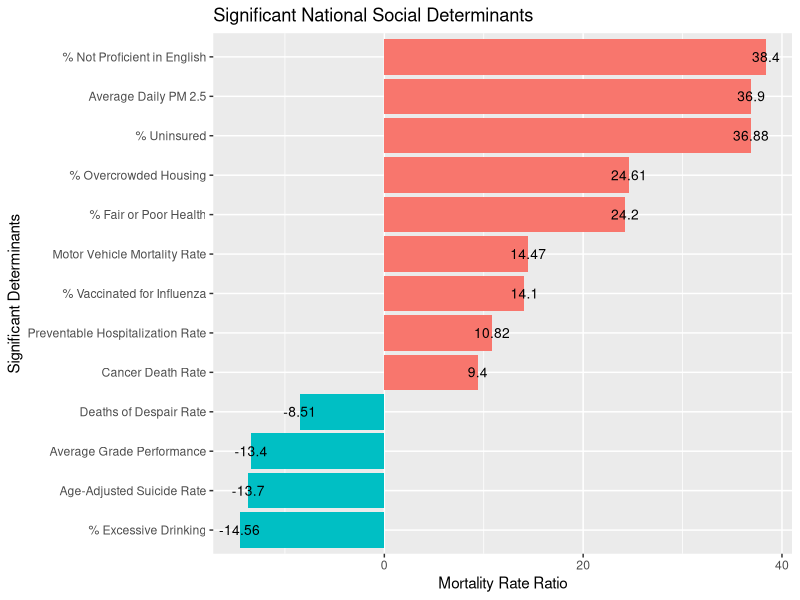
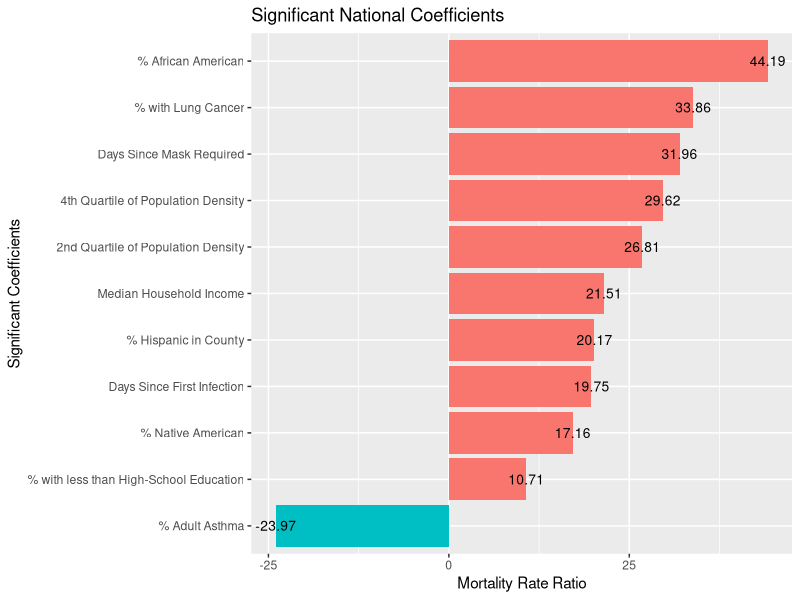

Here is the R script that generated these plots, in order: (Note: this script raises an error after producing the figures.)
## ---- chunk 1
library(ggplot2)

#create data frame with information from Table 2 of the paper
#Social_Determinants = siginificant national determinants
#Mortality_Rate_Ratio = % increase in COVID-19 mortality rate per standard deviation increase of coefficient
national.determinants <- data.frame(Social_Determinants  = c("% Not Proficient in English","Average Daily PM 2.5","% Uninsured","% Overcrowded Housing","% Fair or Poor Health","Motor Vehicle Mortality Rate","% Vaccinated for Influenza","Preventable Hospitalization Rate","Cancer Death Rate","Deaths of Despair Rate","Average Grade Performance","Age-Adjusted Suicide Rate","% Excessive Drinking"),
                                       Mortality_Rate_Ratio = c("38.40","36.90","36.88","24.61","24.20","14.47","14.10","10.82","9.40","-8.51","-13.4","-13.7","-14.56"))

#changes column Mortality_Rate_Ratio from character to numeric
national.determinants$Mortality_Rate_Ratio <- as.numeric(as.character(national.determinants$Mortality_Rate_Ratio))

#graph that does not order them in increasing order
#ggplot(national.determinants, aes(x=Social_Determinants, y=Mortality_Rate_Ratio)) + 
#  ggtitle("Significant National Social Determinants")+
#  xlab("Significant Determinants") +
#  ylab("Mortality Rate Ratio") +
#  geom_bar(stat = "identity")+ 
#  coord_flip()

#changes the order in which Social_Determinants appear
#highest to lowest value
national.determinants$Social_Determinants <- factor(national.determinants$Social_Determinants, levels = national.determinants$Social_Determinants[order(national.determinants$Mortality_Rate_Ratio)])

#graph but determinants' names overlap
#ggplot(national.determinants, aes(x=Social_Determinants, y=Mortality_Rate_Ratio)) + 
#  ggtitle("Significant National Social Determinants")+
#  xlab("Significant Determinants") +
#  ylab("Mortality Rate Ratio") +
#  geom_bar(stat = "identity")+ 
#  geom_text(aes(label=Mortality_Rate_Ratio), vjust=-0.3, size=3.5)

#graph of national determinants
#red = destructive determinant
#blue = protective determinant
ggplot(national.determinants, aes(x=Social_Determinants, y=Mortality_Rate_Ratio)) + 
  ggtitle("Significant National Social Determinants")+
  xlab("Significant Determinants") +
  ylab("Mortality Rate Ratio") +
  geom_bar(stat = "identity",aes(fill = Mortality_Rate_Ratio<0)) + 
  coord_flip() +
  geom_text(aes(label=Mortality_Rate_Ratio), vjust=0.5,color="black", size=3.5) +
  theme(legend.position='none')
## ---- chunk 2
library(ggplot2)

#create data frame with information from Table 1 of the paper
#Coefficientsdf = siginificant national coefficients from a high-risk control model
#Mortality_Rate_Ratio = % increase in COVID-19 mortality rate per standard deviation increase of coefficient
national.coefficients <- data.frame(Coefficientsdf  = c("% African American" ,"% with Lung Cancer", "Days Since Mask Required","4th Quartile of Population Density","2nd Quartile of Population Density","Median Household Income","% Hispanic in County","Days Since First Infection","% Native American","% with less than High-School Education","% Adult Asthma"),
                                       Mortality_Rate_Ratio = c("44.19","33.86","31.96","29.62","26.81","21.51","20.17","19.75","17.16","10.71","-23.97")) 

#changes column Mortality_Rate_Ratio from character to numeric
national.coefficients$Mortality_Rate_Ratio <- as.numeric(as.character(national.coefficients$Mortality_Rate_Ratio))

#changes the order in which Coefficientsdf appear
#highest to lowest value
national.coefficients$Coefficientsdf <- factor(national.coefficients$Coefficientsdf, levels = national.coefficients$Coefficientsdf[order(national.coefficients$Mortality_Rate_Ratio)])

#graph of national coefficients
#red = destructive coefficient
#blue = protective coefficient
ggplot(national.coefficients, aes(x=Coefficientsdf , y=Mortality_Rate_Ratio)) + 
  ggtitle("Significant National Coefficients")+
  xlab("Significant Coefficients") +
  ylab("Mortality Rate Ratio") +
  geom_bar(stat = "identity",aes(fill = Mortality_Rate_Ratio<0)) + 
  coord_flip() +
  geom_text(aes(label=Mortality_Rate_Ratio), vjust=0.5,color="black", size=3.5) +
  theme(legend.position='none')

## ---- chunk 3
#all made into comments because chunk will not knit but end result is this
knitr::include_graphics("ahns3-GraphingNotebooks/ahns-top10determinants_from_stateGWAS.png")

#library(ggplot2)

#Format
#Determinant Name
#line 1: determinant."name" created by subsetting the prtdescombined data frame witht the determinant name
#line 2: count."name" created by counting a p-value
#line 3: determinant."name" updated by combinding the older version of determinant."name" and count."name"

#states with not enough data: UT,VT,DE,ME,MD,MA,NH,NJ
#prtdescombined = rbind(dataAL , dataAR,dataAZ,dataCA, dataCO, dataFL, dataGA, dataIA, dataID,dataIL,dataIN,dataKS, dataKY, dataLA, dataMI, dataMN, dataMO, dataMS, dataMT, dataNC, dataND, dataNE, dataNJ, dataNM, dataNY, dataOH,dataOK,dataOR,dataPA,dataSC,dataSD, dataTN,dataTX,dataVA,dataWA,dataWI,dataWV)

#Incidence Rate
#determinant.incidencerate = subset(prtdescombined, y == "Incidence_Rate")
#count.incidencerate<- count(determinant.incidencerate$x, "2.74199053")
#determinant.incidencerate<- cbind(determinant.incidencerate, count.incidencerate[,2, drop=FALSE])

#Case Fatality Ratio
#determinant.case.fatality = subset(prtdescombined, y == "Case.Fatality_Ratio")
#count.case.fatality<- count(determinant.case.fatality$x, "2.239948")
#determinant.case.fatality<- cbind(determinant.case.fatality, count.case.fatality[,2, drop=FALSE])

#Confirmed
#determinant.confirmed = subset(prtdescombined, y == "Confirmed")
#count.confirmed<- count(determinant.confirmed$x, "1.820609")
#determinant.confirmed<- cbind(determinant.confirmed, count.confirmed[,2, drop=FALSE])

#Active
#determinant.active = subset(prtdescombined, y == "Active")
#count.active<- count(determinant.active$x, "1.790520")
#determinant.active<- cbind(determinant.active, count.active[,2, drop=FALSE])

#Longitude
#determinant.long = subset(prtdescombined, y == "Long_")
#count.long<- count(determinant.long$x, "0.39590409")
#determinant.long<- cbind(determinant.long, count.long[,2, drop=FALSE])

#% Not Proficient in English
#determinant.notproficientinenglish = subset(prtdescombined, y == "% Not Proficient in English")
#count.notproficientinenglish<- count(determinant.notproficientinenglish$x, "2.3443178")
#determinant.notproficientinenglish<- cbind(determinant.notproficientinenglish, count.notproficientinenglish[,2, drop=FALSE])

#% Uninsured 1
#determinant.uninsured_1 = subset(prtdescombined, y == "% Uninsured_1")
#count.uninsured_1<- count(determinant.uninsured_1$x, "1.54717163")
#determinant.uninsured_1<- cbind(determinant.uninsured_1, count.uninsured_1[,2, drop=FALSE])

#Income Ratio
#determinant.incomeratio = subset(prtdescombined, y == "Income Ratio")
#count.incomeratio<- count(determinant.incomeratio$x, "0.01679635")
#determinant.incomeratio<- cbind(determinant.incomeratio, count.incomeratio[,2, drop=FALSE])

#% Female
#determinant.female = subset(prtdescombined, y == "% Female")
#count.female<- count(determinant.female$x, "2.0518989")
#determinant.female<- cbind(determinant.female, count.female[,2, drop=FALSE])

#% Hispanic
#determinant.hispanic = subset(prtdescombined, y == "% Hispanic")
#count.hispanic<- count(determinant.hispanic$x, "1.667689")
#determinant.hispanic<- cbind(determinant.hispanic, count.hispanic[,2, drop=FALSE])

#Average Daily PM2.5
#determinant.averagedaily_pm2.5 = subset(prtdescombined, y == "Average Daily PM2.5")
#count.averagedaily_pm2.5<- count(determinant.averagedaily_pm2.5$x, "3.03507631")
#determinant.averagedaily_pm2.5<- cbind(determinant.averagedaily_pm2.5, count.averagedaily_pm2.5[,2, drop=FALSE])

#Prime_Pecent
#determinant.prime_pecent = subset(prtdescombined, y == "prime_pecent")
#count.prime_pecent<- count(determinant.prime_pecent$x, "0.6426303")
#determinant.prime_pecent<- cbind(determinant.prime_pecent, count.prime_pecent[,2, drop=FALSE])

#data frame with combined determinants
#top10significant.determinants<-rbind(determinant.incidencerate,determinant.case.fatality,determinant.confirmed,determinant.active,determinant.long,determinant.notproficientinenglish,determinant.uninsured_1,determinant.incomeratio,determinant.female,determinant.hispanic,determinant.averagedaily_pm2.5,determinant.prime_pecent)


#plot of top 12 significant determinants
#ggplot(top10significant.determinants) +
#  geom_bar(aes(x = y, fill = `Effect on MRR`)) +
#  ggtitle("Frequency of Top 12 State GWAS Determinants") +
#  xlab("Determinant Name") +
#  ylab("Frequency") +
#  coord_flip()
## ---- chunk 4
#all made into comments because chunk will not knit but end result is this
knitr::include_graphics("ahns3-GraphingNotebooks/ahns3-facet_despair_withoutlog.png")
knitr::include_graphics("ahns3-GraphingNotebooks/ahns3-facet_despair_log.png")

# library(gridExtra)
# library(ggplot2)
# library(dplyr)
# 
# #FORMAT:
# #>50 covid deaths vs despair
# #data for despair death rate
# cdc.data
# 
# #create dataframe with only despair death rate
# despair.data <- cdc.data[ which(cdc.data$death_cause=='Despair'
# & cdc.data$period== '2015-2017'), ]
# 
# #data for covid death rate
# covid_TS_counties_long.cases
# coviddeathallcounties <- covid_TS_counties_long.cases[ which(covid_TS_counties_long.cases$deaths >= 50 ),]
# 
# #combine despair and covid data
# keeps.despair <- c("county_name","county_fips","death_rate")
# despair.data.updated = despair.data[keeps.despair]
# keeps.covid <- c("County","countyFIPS","p_deaths")
# covid.data.updated = coviddeathallcounties[keeps.covid]
# COVIDdespair.all = merge(despair.data.updated, covid.data.updated, by.x="county_fips", by.y="countyFIPS")
# COVIDdespair<- distinct(COVIDdespair.all,county_fips, .keep_all= TRUE)
# 
# #correlation test
# cor.test(COVIDdespair$death_rate,COVIDdespair$p_deaths)
# #-0.05098315 
# 
# #graph of covid death rate vs despair death rate
# ggplot(data=COVIDdespair, aes(x=death_rate, y=p_deaths)) + 
#   geom_point() + geom_smooth(method="lm",se= TRUE) +
#   ggtitle("Deaths of Despair Rate vs COVID Mortality Rate (>50)") +
#   xlab("Death of Despair Rate") +
#   ylab("COVID Mortality Rate")
# 
# #start of code that was used
# 
# #0-50 covid deaths vs despair 
# cdc.data
# despair.data <- cdc.data[ which(cdc.data$death_cause=='Despair'
# & cdc.data$period== '2015-2017'), ]
# 
# covid_TS_counties_long.cases
# coviddeathallcountiesunder50 <- covid_TS_counties_long.cases[ which(covid_TS_counties_long.cases$deaths <=50 ),]
# 
# keeps.despairunder50 <- c("county_name","county_fips","death_rate")
# despair.data.updated.under50 = despair.data[keeps.despairunder50]
# keeps.covid <- c("County","countyFIPS","p_deaths")
# covid.data.updated = coviddeathallcountiesunder50[keeps.covid]
# COVIDdespair.all.under50 = merge(despair.data.updated.under50, covid.data.updated, by.x="county_fips", by.y="countyFIPS")
# 
# COVIDdespairunder50<- distinct(COVIDdespair.all.under50,county_fips, .keep_all= TRUE)
# 
# cor.test(COVIDdespairunder50$death_rate,COVIDdespairunder50$p_deaths)
# 
# p1<-ggplot(data=COVIDdespairunder50, aes(x=death_rate, y=p_deaths)) + 
#   geom_point() + geom_smooth(method="lm",se= TRUE) +
#   ggtitle("Deaths of Despair Rate vs COVID Mortality Rate (0-50)") +
#   xlab("Death of Despair Rate") +
#   ylab("COVID Mortality Rate")
# 
# #log10 transformation of data
# log10.covid.0_50<-(log10(COVIDdespairunder50$p_deaths))
# log10.despair.0_50<- (log10(COVIDdespairunder50$death_rate))
# COVIDdespairunder50$log10covid= log10.covid.0_50
# COVIDdespairunder50$log10despair=log10.despair.0_50
# p1_5<-ggplot(data=COVIDdespairunder50, aes(x=log10despair, y=log10covid)) + 
#   geom_point() + geom_smooth(method="lm",se= TRUE) +
#   ggtitle("Deaths of Despair Rate vs COVID Mortality Rate (0-50)") +
#   xlab("Death of Despair Rate") +
#   ylab("COVID Mortality Rate")
# 
# #50-100 covid death vs despair
# cdc.data
# despair.data <- cdc.data[ which(cdc.data$death_cause=='Despair'
# & cdc.data$period== '2015-2017'), ]
# 
# covid_TS_counties_long.cases
# coviddeathallcounties50100 <- covid_TS_counties_long.cases[ which(covid_TS_counties_long.cases$deaths >=50|covid_TS_counties_long.cases$deaths <=100 ),]
# 
# keeps.despair50100 <- c("county_name","county_fips","death_rate")
# despair.data.updated.50100 = despair.data[keeps.despair50100]
# keeps.covid <- c("County","countyFIPS","p_deaths")
# covid.data.updated50100 = coviddeathallcounties50100[keeps.covid]
# 
# COVIDdespair.all.50100 = merge(despair.data.updated.50100, covid.data.updated50100, by.x="county_fips", by.y="countyFIPS")
# 
# COVIDdespair50100<- distinct(COVIDdespair.all.50100,county_fips, .keep_all= TRUE)
# 
# cor.test(COVIDdespair50100$death_rate,COVIDdespair50100$p_deaths)
# 
# p2<-ggplot(data=COVIDdespair50100, aes(x=death_rate, y=p_deaths)) + 
#   geom_point() + geom_smooth(method="lm",se= TRUE) +
#   ggtitle("Deaths of Despair Rate vs COVID Mortality Rate (50-100)") +
#   xlab("Death of Despair Rate") +
#   ylab("COVID Mortality Rate")
# 
# #log10 transformation of data
# log10.covid.50_100<-(log10(COVIDdespair50100$p_deaths))
# log10.despair.50_100<- (log10(COVIDdespair50100$death_rate))
# COVIDdespair50100$log10covid= log10.covid.50_100
# COVIDdespair50100$log10despair=log10.despair.50_100
# p2_5<-ggplot(data=COVIDdespair50100, aes(x=log10despair, y=log10covid)) + 
#   geom_point() + geom_smooth(method="lm",se= TRUE) +
#   ggtitle("Deaths of Despair Rate vs COVID Mortality Rate (50-100)") +
#   xlab("Death of Despair Rate") +
#   ylab("COVID Mortality Rate")
# 
# #>100 covid death vs despair
# cdc.data
# despair.data <- cdc.data[ which(cdc.data$death_cause=='Despair'
# & cdc.data$period== '2015-2017'), ]
# 
# covid_TS_counties_long.cases
# coviddeathallcountiesgreater100 <- covid_TS_counties_long.cases[ which(covid_TS_counties_long.cases$deaths >=100 ),]
# 
# keeps.despairgreater100 <- c("county_name","county_fips","death_rate")
# despair.data.updated.greater100 = despair.data[keeps.despairgreater100]
# 
# keeps.covid <- c("County","countyFIPS","p_deaths")
# covid.data.updatedgreater100 = coviddeathallcountiesgreater100[keeps.covid]
# 
# COVIDdespair.all.greater100 = merge(despair.data.updated.greater100, covid.data.updatedgreater100, by.x="county_fips", by.y="countyFIPS")
# 
# COVIDdespairgreater100<- distinct(COVIDdespair.all.greater100,county_fips, .keep_all= TRUE)
# 
# cor.test(COVIDdespairgreater100$death_rate,COVIDdespairgreater100$p_deaths)
# 
# p3<-ggplot(data=COVIDdespairgreater100, aes(x=death_rate, y=p_deaths)) + 
#   geom_point() + geom_smooth(method="lm",se= TRUE) +
#   ggtitle("Deaths of Despair Rate vs COVID Mortality Rate (>100)") +
#   xlab("Death of Despair Rate") +
#   ylab("COVID Mortality Rate")
# 
# #log10 transformation of data
# log10.covid.greater100<-(log10(COVIDdespairgreater100$p_deaths))
# log10.despair.greater100<- (log10(COVIDdespairgreater100$death_rate))
# COVIDdespairgreater100$log10covid= log10.covid.greater100
# COVIDdespairgreater100$log10despair=log10.despair.greater100
# p3_5<-ggplot(data=COVIDdespairgreater100, aes(x=log10despair, y=log10covid)) + 
#   geom_point() + geom_smooth(method="lm",se= TRUE) +
#   ggtitle("Deaths of Despair Rate vs COVID Mortality Rate (>100)") +
#   xlab("Death of Despair Rate") +
#   ylab("COVID Mortality Rate")
# 
# #facet grids
# grid.arrange(p1, p2, p3, nrow = 3)
# grid.arrange(p1_5,p2_5,p3_5, nrow =3)
## ---- chunk 5
#all made into comments because chunk will not knit but end result is this
knitr::include_graphics("ahns3-GraphingNotebooks/ahns3-facet_suicide_withoutlog.png")
knitr::include_graphics("ahns3-GraphingNotebooks/ahns3-facet_suicide_log.png")

# library(tidyverse)
# library(dplyr)
# library(ggplot2)
# 
# #0-50 covid death vs suicide rate
# #data for suicide rate
# aaa<-read.csv("2020CHR.csv")
# data.suicide <- aaa %>% dplyr::select(FIPS, State, County, Suicide.Rate..Age.Adjusted.)
# 
# #data for covid death rate from counties with 0-50 deaths
# covid_TS_counties_long.cases<- read.csv("covid_TS_counties_long.cases.csv")
# coviddeathallcountiesunder50 <- covid_TS_counties_long.cases[ which(covid_TS_counties_long.cases$deaths <= 50 ),]
# 
# #combine data frames
# keeps.covid <- c("County","countyFIPS","p_deaths")
# covid.data.updatedunder50 = coviddeathallcountiesunder50[keeps.covid]
# COVIDsuicide.all.under50 = merge(data.suicide, covid.data.updatedunder50, by.x="FIPS", by.y="countyFIPS")
# COVIDsuicide.under50<- distinct(COVIDsuicide.all.under50,FIPS, .keep_all= TRUE)
# 
# #correlation test
# cor.test(COVIDsuicide.under50$Suicide.Rate..Age.Adjusted.,COVIDsuicide.under50$p_deaths)
# 
# #plot
# g1<-ggplot(data=COVIDsuicide.under50, aes(x=Suicide.Rate..Age.Adjusted., y=p_deaths)) + 
#   geom_point() + geom_smooth(method="lm",se= TRUE) +
#   ggtitle("Suicide Rate (Age Adjusted) vs COVID Mortality Rate (0-50)") +
#   xlab("Suicide Rate (Age Adjusted)") +
#   ylab("COVID Mortality Rate")
# 
# #log10 transformation and plot
# log10.covid.under50<-(log10(COVIDsuicide.under50$p_deaths))
# COVIDsuicide.under50$log10covid= log10.covid.under50
# g1_5<-ggplot(data=COVIDsuicide.under50, aes(x=Suicide.Rate..Age.Adjusted., y=log10covid)) + 
#   geom_point() + geom_smooth(method="lm",se= TRUE) +
#   ggtitle("Suicide Rate (Age Adjusted) vs COVID Mortality Rate (0-50)") +
#   xlab("Suicide Rate (Age Adjusted)") +
#   ylab("COVID Mortality Rate")
# 
# #50-100 covid death vs suicide rate
# aaa<-read.csv("2020CHR.csv")
# data.suicide <- aaa %>% dplyr::select(FIPS, State, County, Suicide.Rate..Age.Adjusted.)
# 
# #data for covid death rate from counties with 50-100 deaths
# covid_TS_counties_long.cases<- read.csv("covid_TS_counties_long.cases.csv")
# coviddeathallcounties50_100 <- covid_TS_counties_long.cases[ which(covid_TS_counties_long.cases$deaths >= 50|covid_TS_counties_long.cases$deaths <= 100 ),]
# 
# keeps.covid <- c("County","countyFIPS","p_deaths")
# covid.data.updated50_100 = coviddeathallcounties50_100[keeps.covid]
# COVIDsuicide.all.50_100 = merge(data.suicide, covid.data.updated50_100, by.x="FIPS", by.y="countyFIPS")
# COVIDsuicide.50_100<- distinct(COVIDsuicide.all.50_100,FIPS, .keep_all= TRUE)
# 
# cor.test(COVIDsuicide.50_100$Suicide.Rate..Age.Adjusted.,COVIDsuicide.50_100$p_deaths)
# 
# g2<-ggplot(data=COVIDsuicide.50_100, aes(x=Suicide.Rate..Age.Adjusted., y=p_deaths)) + 
#   geom_point() + geom_smooth(method="lm",se= TRUE) +
#   ggtitle("Suicide Rate (Age Adjusted) vs COVID Mortality Rate (50-100)") +
#   xlab("Suicide Rate (Age Adjusted)") +
#   ylab("COVID Mortality Rate")
# 
# log10.covid.50_100<-(log10(COVIDsuicide.50_100$p_deaths))
# COVIDsuicide.50_100$log10covid= log10.covid.50_100
# g2_5<-ggplot(data=COVIDsuicide.50_100, aes(x=Suicide.Rate..Age.Adjusted., y=log10covid)) + 
#   geom_point() + geom_smooth(method="lm",se= TRUE) +
#   ggtitle("Suicide Rate (Age Adjusted) vs COVID Mortality Rate (50-100)") +
#   xlab("Suicide Rate (Age Adjusted)") +
#   ylab("COVID Mortality Rate")
# 
# #>100 covid deaths vs suicide rate
# aaa<-read.csv("2020CHR.csv")
# data.suicide <- aaa %>% dplyr::select(FIPS, State, County, Suicide.Rate..Age.Adjusted.)
# 
# #data for covid death rate from counties with >100 deaths
# covid_TS_counties_long.cases<- read.csv("covid_TS_counties_long.cases.csv")
# coviddeathallcountiesgreater100 <- covid_TS_counties_long.cases[ which(covid_TS_counties_long.cases$deaths >= 100 ),]
# 
# keeps.covid <- c("County","countyFIPS","p_deaths")
# covid.data.updatedgreater100 = coviddeathallcountiesgreater100[keeps.covid]
# COVIDsuicide.all.greater100 = merge(data.suicide, covid.data.updatedgreater100, by.x="FIPS", by.y="countyFIPS")
# COVIDsuicide.greater100<- distinct(COVIDsuicide.all.greater100,FIPS, .keep_all= TRUE)
# 
# cor.test(COVIDsuicide.greater100$Suicide.Rate..Age.Adjusted.,COVIDsuicide.greater100$p_deaths)
# 
# g3<-ggplot(data=COVIDsuicide.greater100, aes(x=Suicide.Rate..Age.Adjusted., y=p_deaths)) + 
#   geom_point() + geom_smooth(method="lm",se= TRUE) +
#   ggtitle("Suicide Rate (Age Adjusted) vs COVID Mortality Rate (>100)") +
#   xlab("Suicide Rate (Age Adjusted)") +
#   ylab("COVID Mortality Rate")
# 
# log10.covid.greater100<-(log10(COVIDsuicide.greater100$p_deaths))
# COVIDsuicide.greater100$log10covid= log10.covid.greater100
# g3_5<-ggplot(data=COVIDsuicide.greater100, aes(x=Suicide.Rate..Age.Adjusted., y=log10covid)) + 
#   geom_point() + geom_smooth(method="lm",se= TRUE) +
#   ggtitle("Suicide Rate (Age Adjusted) vs COVID Mortality Rate (>100)") +
#   xlab("Suicide Rate (Age Adjusted)") +
#   ylab("COVID Mortality Rate")
# 
#facet grid
# grid.arrange(g1, g2, g3, nrow = 3)
# grid.arrange(g1_5,g2_5,g3_5, nrow=3)
## ---- chunk 6
#all made into comments because chunk will not knit but end result is this
knitr::include_graphics("ahns3-GraphingNotebooks/ahns3-facet_drink_withoutlog.png")
knitr::include_graphics("ahns3-GraphingNotebooks/ahns3-facet_drink_log.png")

# library(tidyverse)
# library(dplyr)
# library(ggplot2)
# 
# #0-50 covid death vs excessive drinking
# #data for excessive drinking
# aaa<-read.csv("2020CHR.csv")
# data.excessdrink <- aaa %>% dplyr::select(FIPS, State, County,X..Excessive.Drinking)
# 
# #data for covid death rate from counties with 0-50 deaths
# covid_TS_counties_long.cases<- read.csv("covid_TS_counties_long.cases.csv")
# coviddeathallcounties <- covid_TS_counties_long.cases[ which(covid_TS_counties_long.cases$deaths <= 50 ),]
# 
# #combine data frames
# keeps.covid <- c("County","countyFIPS","p_deaths")
# covid.data.updated = coviddeathallcounties[keeps.covid]
# COVIDexcessdrink.all = merge(data.excessdrink, covid.data.updated, by.x="FIPS", by.y="countyFIPS")
# COVIDexcessdrink<- distinct(COVIDexcessdrink.all,FIPS, .keep_all= TRUE)
# 
# #correlation test
# cor.test(COVIDexcessdrink$X..Excessive.Drinking,COVIDexcessdrink$p_deaths)
# 
# #plot
# gg1<-ggplot(data=COVIDexcessdrink, aes(x=X..Excessive.Drinking, y=p_deaths)) + 
#   geom_point() + geom_smooth(method="lm",se= TRUE) +
#   ggtitle("% Excessive Drinking vs COVID Mortality Rate (<50)") +
#   xlab("% Excessive Drinking") +
#   ylab("COVID Mortality Rate")
# 
# #log10 transformation of data and plot
# log10.covid.greater100<-(log10(COVIDexcessdrink$p_deaths))
# COVIDexcessdrink$log10covid= log10.covid.greater100
# gg1_5<-ggplot(data=COVIDexcessdrink, aes(x=X..Excessive.Drinking, y=log10covid)) + 
#   geom_point() + geom_smooth(method="lm",se= TRUE) +
#   ggtitle("% Excessive Drinking vs COVID Mortality Rate (<50)") +
#   xlab("% Excessive Drinking") +
#   ylab("COVID Mortality Rate")
# 
# #50-100 covid deaths vs excessive drinking
# aaa<-read.csv("2020CHR.csv")
# data.excessdrink <- aaa %>% dplyr::select(FIPS, State, County, X..Excessive.Drinking)
# 
# #data for covid death rate from counties with 50-100 deaths
# covid_TS_counties_long.cases<- read.csv("covid_TS_counties_long.cases.csv")
# coviddeathallcounties50_100 <- covid_TS_counties_long.cases[ which(covid_TS_counties_long.cases$deaths >= 50|covid_TS_counties_long.cases$deaths <= 100 ),]
# 
# keeps.covid <- c("County","countyFIPS","p_deaths")
# covid.data.updated50_100 = coviddeathallcounties50_100[keeps.covid]
# COVIDexcessdrink.all.50_100 = merge(data.excessdrink, covid.data.updated50_100, by.x="FIPS", by.y="countyFIPS")
# COVIDexcessdrink.50_100<- distinct(COVIDexcessdrink.all.50_100,FIPS, .keep_all= TRUE)
# 
# cor.test(COVIDexcessdrink.50_100$X..Excessive.Drinking,COVIDexcessdrink.50_100$p_deaths)
# 
# gg2<-ggplot(data=COVIDexcessdrink.50_100, aes(x=X..Excessive.Drinking, y=p_deaths)) + 
#   geom_point() + geom_smooth(method="lm",se= TRUE) +
#   ggtitle("% Excessive Drinking vs COVID Mortality Rate (50-100)") +
#   xlab("% Excessive Drinking") +
#   ylab("COVID Mortality Rate")
# 
# log10.covid.50_100<-(log10(COVIDexcessdrink.50_100$p_deaths))
# COVIDexcessdrink.50_100$log10covid= log10.covid.50_100
# gg2_5<-ggplot(data=COVIDexcessdrink.50_100, aes(x=X..Excessive.Drinking, y=log10covid)) + 
#   geom_point() + geom_smooth(method="lm",se= TRUE) +
#   ggtitle("% Excessive Drinking vs COVID Mortality Rate (50-100)") +
#   xlab("% Excessive Drinking") +
#   ylab("COVID Mortality Rate")
# 
# #>100 covid deaths vs excessive drinking
# aaa<-read.csv("2020CHR.csv")
# data.excessdrink <- aaa %>% dplyr::select(FIPS, State, County, X..Excessive.Drinking)
# 
# #data for covid death rate from counties with >100 deaths
# covid_TS_counties_long.cases<- read.csv("covid_TS_counties_long.cases.csv")
# coviddeathallcountiesgreater100 <- covid_TS_counties_long.cases[ which(covid_TS_counties_long.cases$deaths >= 100 ),]
# 
# keeps.covid <- c("County","countyFIPS","p_deaths")
# covid.data.updatedgreater100 = coviddeathallcountiesgreater100[keeps.covid]
# COVIDexcessdrink.all.greater100 = merge(data.excessdrink, covid.data.updatedgreater100, by.x="FIPS", by.y="countyFIPS")
# COVIDexcessdrink.greater100<- distinct(COVIDexcessdrink.all.greater100,FIPS, .keep_all= TRUE)
# 
# cor.test(COVIDexcessdrink.greater100$X..Excessive.Drinking,COVIDexcessdrink.greater100$p_deaths)
# 
# gg3<-ggplot(data=COVIDexcessdrink.greater100, aes(x=X..Excessive.Drinking, y=p_deaths)) + 
#   geom_point() + geom_smooth(method="lm",se= TRUE) +
#   ggtitle("% Excessive Drinking vs COVID Mortality Rate (>100)") +
#   xlab("% Excessive Drinking") +
#   ylab("COVID Mortality Rate")
# 
# log10.covid.greater100<-(log10(COVIDexcessdrink.greater100$p_deaths))
# COVIDexcessdrink.greater100$log10covid= log10.covid.greater100
# gg3_5<-ggplot(data=COVIDexcessdrink.greater100, aes(x=X..Excessive.Drinking, y=log10covid)) + 
#   geom_point() + geom_smooth(method="lm",se= TRUE) +
#   ggtitle("% Excessive Drinking vs COVID Mortality Rate (>100)") +
#   xlab("% Excessive Drinking") +
#   ylab("COVID Mortality Rate")
# 
#facet grid
# grid.arrange(gg1, gg2, gg3, nrow = 3)
# grid.arrange(gg1_5,gg2_5,gg3_5, nrow=3)
## ---- chunk 7
knitr::include_graphics("ahns3-GraphingNotebooks/national_determinants.png")
## ---- chunk 8
#plots of untransformed data of covid vs despair
knitr::include_graphics("ahns3-GraphingNotebooks/p1.png")
knitr::include_graphics("ahns3-GraphingNotebooks/p2.png")
knitr::include_graphics("ahns3-GraphingNotebooks/p3.png")

#plot of log10 transformed data of covid vs depair
knitr::include_graphics("ahns3-GraphingNotebooks/p3_5.png")

#plots of untransformed data of covid vs suicide
knitr::include_graphics("ahns3-GraphingNotebooks/g1.png")
knitr::include_graphics("ahns3-GraphingNotebooks/g2.png")
knitr::include_graphics("ahns3-GraphingNotebooks/g3.png")

#plot of log10 transformed data of covid vs suicide
knitr::include_graphics("ahns3-GraphingNotebooks/g3_5.png")

#plots of untransformed data of covid vs excessive drinking
knitr::include_graphics("ahns3-GraphingNotebooks/gg1.png")
knitr::include_graphics("ahns3-GraphingNotebooks/gg2.png")
knitr::include_graphics("ahns3-GraphingNotebooks/gg3.png")

#plot of log10 transformed data of covid vs excessive drinking
knitr::include_graphics("ahns3-GraphingNotebooks/gg3_5.png")
## ---- chunk 9
knitr::include_graphics("ahns3-GraphingNotebooks/ahns-top10determinants_from_stateGWAS.png")
